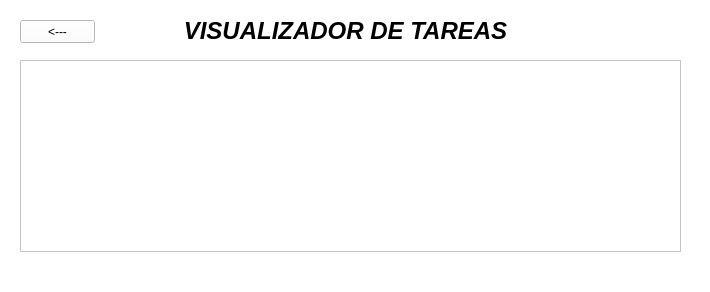
<?xml version="1.0" encoding="UTF-8"?>
<ui version="4.0">
 <class>Ventana_Visualizadora</class>
 <widget class="QMainWindow" name="Ventana_Visualizadora">
  <property name="geometry">
   <rect>
    <x>0</x>
    <y>0</y>
    <width>710</width>
    <height>292</height>
   </rect>
  </property>
  <property name="windowTitle">
   <string>Visualizador</string>
  </property>
  <property name="styleSheet">
   <string notr="true">background-color: rgb(255, 255, 255);</string>
  </property>
  <widget class="QWidget" name="centralwidget">
   <widget class="QTableWidget" name="tableWidget">
    <property name="geometry">
     <rect>
      <x>20</x>
      <y>60</y>
      <width>661</width>
      <height>192</height>
     </rect>
    </property>
   </widget>
   <widget class="QLabel" name="titulo">
    <property name="geometry">
     <rect>
      <x>110</x>
      <y>10</y>
      <width>471</width>
      <height>41</height>
     </rect>
    </property>
    <property name="font">
     <font>
      <pointsize>18</pointsize>
      <weight>75</weight>
      <italic>true</italic>
      <bold>true</bold>
     </font>
    </property>
    <property name="text">
     <string>VISUALIZADOR DE TAREAS</string>
    </property>
    <property name="alignment">
     <set>Qt::AlignCenter</set>
    </property>
   </widget>
   <widget class="QPushButton" name="regresar">
    <property name="geometry">
     <rect>
      <x>20</x>
      <y>20</y>
      <width>75</width>
      <height>23</height>
     </rect>
    </property>
    <property name="cursor">
     <cursorShape>OpenHandCursor</cursorShape>
    </property>
    <property name="styleSheet">
     <string notr="true">QPushButton:hover{
	
	color: rgb(255, 255, 255);
	background-color: rgb(0, 0, 0);
}
QPushButton{
	
	color: rgb(0, 0, 0);
	background-color: rgb(255, 255, 255);
}</string>
    </property>
    <property name="text">
     <string>&lt;---</string>
    </property>
   </widget>
  </widget>
  <widget class="QMenuBar" name="menubar">
   <property name="geometry">
    <rect>
     <x>0</x>
     <y>0</y>
     <width>710</width>
     <height>21</height>
    </rect>
   </property>
  </widget>
  <widget class="QStatusBar" name="statusbar"/>
 </widget>
 <resources/>
 <connections/>
</ui>
